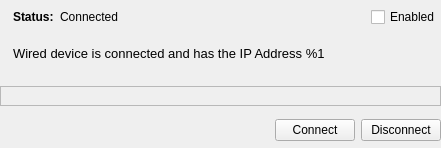
<?xml version="1.0" encoding="UTF-8"?>
<ui version="4.0">
 <class>WiredPage</class>
 <widget class="QWidget" name="WiredPage">
  <property name="geometry">
   <rect>
    <x>0</x>
    <y>0</y>
    <width>441</width>
    <height>148</height>
   </rect>
  </property>
  <property name="windowTitle">
   <string notr="true">Form</string>
  </property>
  <layout class="QVBoxLayout" name="verticalLayout_4">
   <property name="margin">
    <number>0</number>
   </property>
   <item>
    <layout class="QHBoxLayout" name="horizontalLayout_5">
     <item>
      <widget class="QLabel" name="label_5">
       <property name="text">
        <string/>
       </property>
       <property name="pixmap">
        <pixmap>:/images/network-wired.png</pixmap>
       </property>
       <property name="alignment">
        <set>Qt::AlignLeading|Qt::AlignLeft|Qt::AlignTop</set>
       </property>
      </widget>
     </item>
     <item>
      <layout class="QVBoxLayout" name="verticalLayout_3">
       <item>
        <layout class="QHBoxLayout" name="horizontalLayout_6">
         <item>
          <widget class="QLabel" name="label_6">
           <property name="sizePolicy">
            <sizepolicy hsizetype="Maximum" vsizetype="Preferred">
             <horstretch>0</horstretch>
             <verstretch>0</verstretch>
            </sizepolicy>
           </property>
           <property name="font">
            <font>
             <weight>75</weight>
             <bold>true</bold>
            </font>
           </property>
           <property name="text">
            <string>Status:</string>
           </property>
          </widget>
         </item>
         <item>
          <widget class="QLabel" name="status">
           <property name="text">
            <string>Connected</string>
           </property>
          </widget>
         </item>
         <item>
          <spacer name="horizontalSpacer_4">
           <property name="orientation">
            <enum>Qt::Horizontal</enum>
           </property>
           <property name="sizeHint" stdset="0">
            <size>
             <width>40</width>
             <height>20</height>
            </size>
           </property>
          </spacer>
         </item>
         <item>
          <widget class="QCheckBox" name="enableCheck">
           <property name="text">
            <string>Enabled</string>
           </property>
          </widget>
         </item>
        </layout>
       </item>
       <item>
        <layout class="QHBoxLayout" name="horizontalLayout_3">
         <item>
          <widget class="QLabel" name="info">
           <property name="font">
            <font>
             <pointsize>10</pointsize>
            </font>
           </property>
           <property name="text">
            <string>Wired device is connected and has the IP Address %1</string>
           </property>
           <property name="wordWrap">
            <bool>true</bool>
           </property>
          </widget>
         </item>
         <item>
          <spacer name="verticalSpacer_3">
           <property name="orientation">
            <enum>Qt::Vertical</enum>
           </property>
           <property name="sizeType">
            <enum>QSizePolicy::Fixed</enum>
           </property>
           <property name="sizeHint" stdset="0">
            <size>
             <width>20</width>
             <height>40</height>
            </size>
           </property>
          </spacer>
         </item>
        </layout>
       </item>
      </layout>
     </item>
    </layout>
   </item>
   <item>
    <widget class="QFrame" name="configFrame">
     <property name="sizePolicy">
      <sizepolicy hsizetype="Preferred" vsizetype="Fixed">
       <horstretch>0</horstretch>
       <verstretch>0</verstretch>
      </sizepolicy>
     </property>
     <property name="frameShape">
      <enum>QFrame::StyledPanel</enum>
     </property>
     <property name="frameShadow">
      <enum>QFrame::Raised</enum>
     </property>
     <layout class="QHBoxLayout" name="horizontalLayout_2">
      <item>
       <layout class="QHBoxLayout" name="horizontalLayout">
        <item>
         <widget class="Ipv4Widget" name="ipv4Widget">
          <property name="minimumSize">
           <size>
            <width>0</width>
            <height>0</height>
           </size>
          </property>
         </widget>
        </item>
       </layout>
      </item>
     </layout>
    </widget>
   </item>
   <item>
    <layout class="QHBoxLayout" name="horizontalLayout_7">
     <item>
      <spacer name="horizontalSpacer_5">
       <property name="orientation">
        <enum>Qt::Horizontal</enum>
       </property>
       <property name="sizeHint" stdset="0">
        <size>
         <width>40</width>
         <height>0</height>
        </size>
       </property>
      </spacer>
     </item>
     <item>
      <widget class="QPushButton" name="connectButton">
       <property name="text">
        <string>Connect</string>
       </property>
      </widget>
     </item>
     <item>
      <widget class="QPushButton" name="disconnectButton">
       <property name="text">
        <string>Disconnect</string>
       </property>
      </widget>
     </item>
    </layout>
   </item>
  </layout>
 </widget>
 <customwidgets>
  <customwidget>
   <class>Ipv4Widget</class>
   <extends>QFrame</extends>
   <header>ipv4widget.h</header>
   <container>1</container>
  </customwidget>
 </customwidgets>
 <resources>
  <include location="qconnman-ui.qrc"/>
 </resources>
 <connections/>
</ui>
